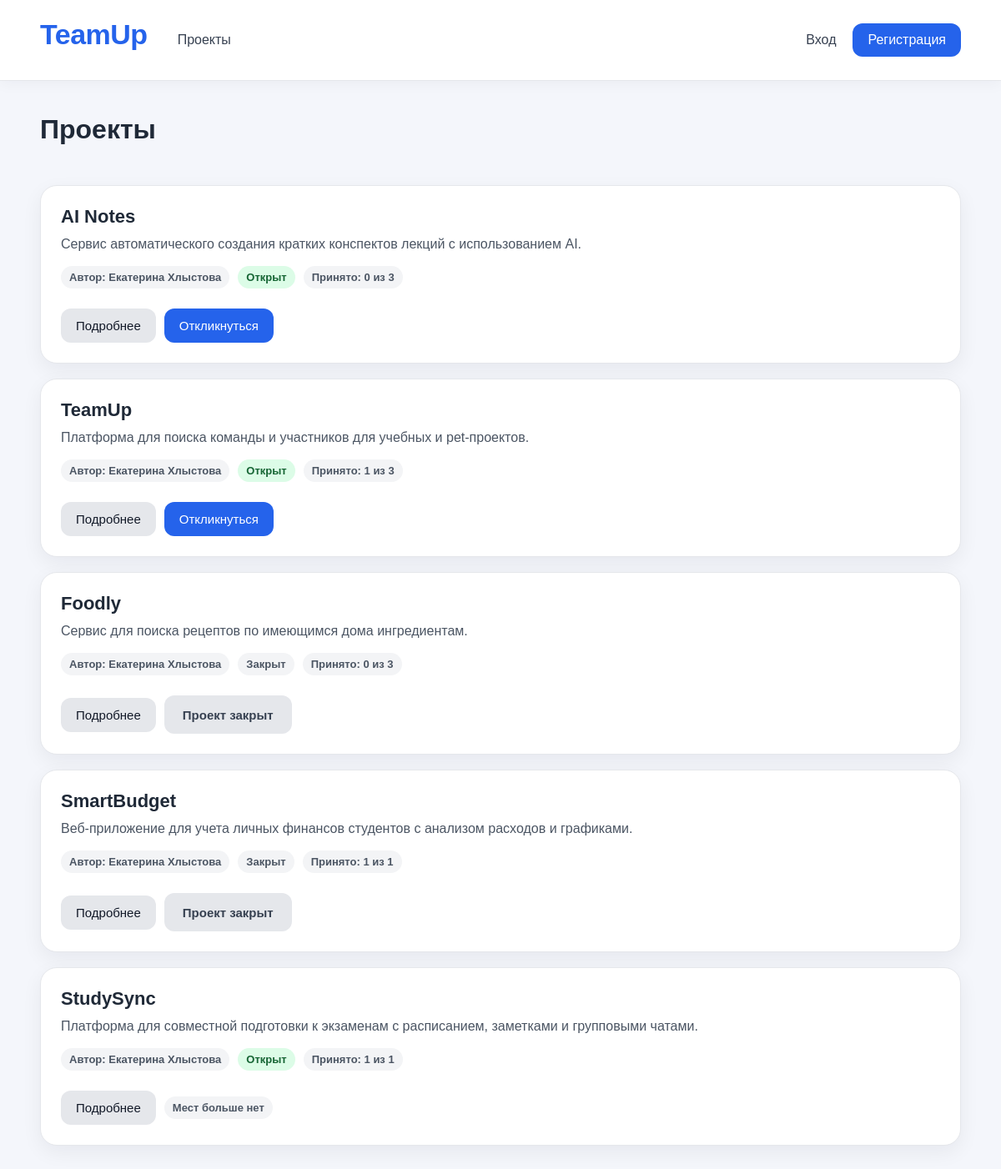
Page /projects on the earlier database version.
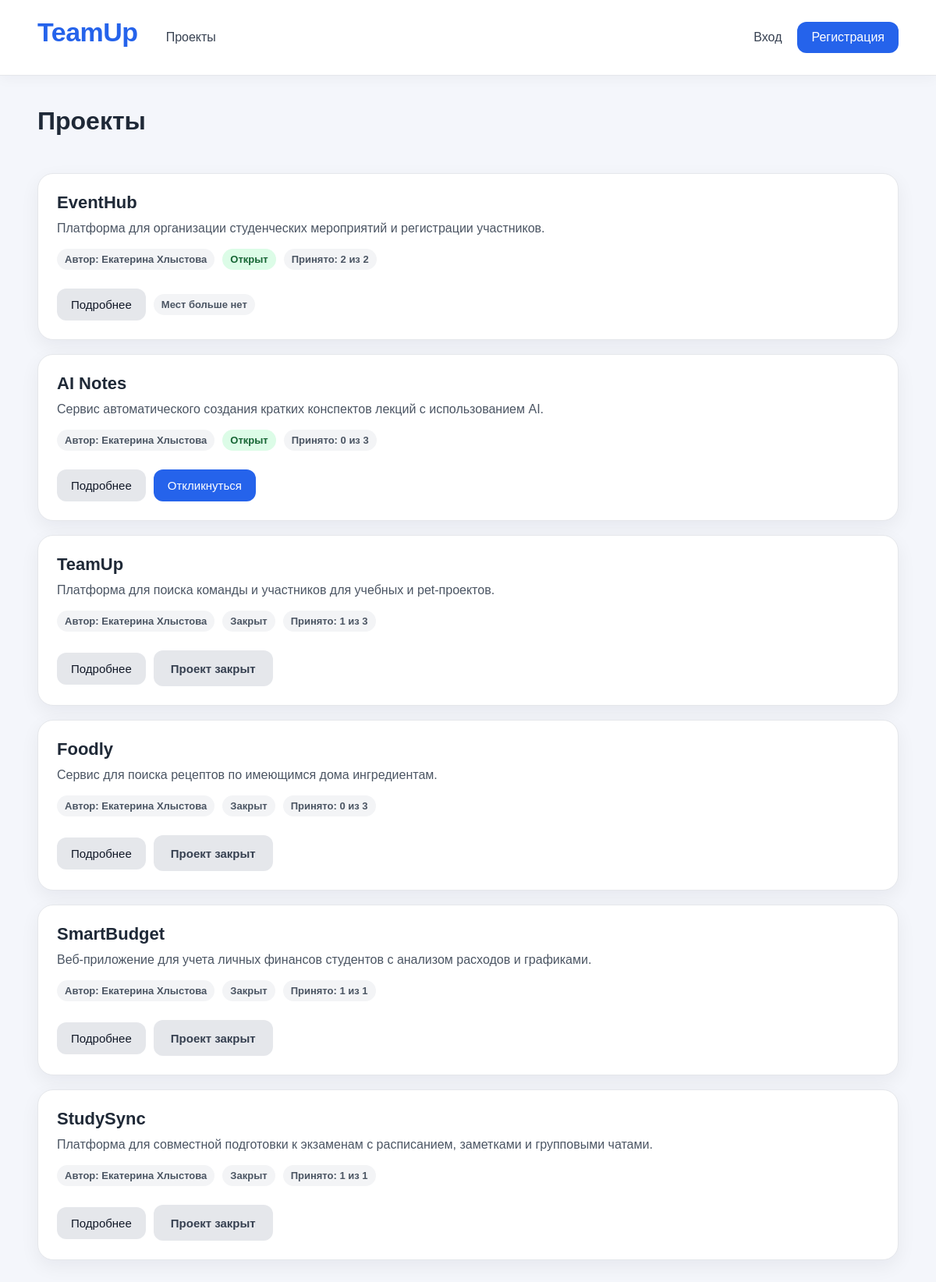
Same page on the later database version.
### app/models/project.py (models this page shows)
class Project(Base):
    __tablename__ = "projects"
    id: Mapped[int] = mapped_column(primary_key=True)
    title: Mapped[str] = mapped_column(String(255), nullable=False)
    description: Mapped[str] = mapped_column(String(1000), nullable=False)
    status: Mapped[str] = mapped_column(String(50), default="draft", nullable=False)
    max_participants: Mapped[int] = mapped_column(Integer, nullable=False, default=1)
    owner_id: Mapped[int] = mapped_column(ForeignKey("users.id"), nullable=False)
    owner = relationship("User", back_populates="projects")
    applications = relationship("Application", back_populates="project")

### app/models/user.py (models this page shows)
class User(Base):
    __tablename__ = "users"
    id: Mapped[int] = mapped_column(primary_key=True)
    first_name: Mapped[str] = mapped_column(String(255), nullable=False)
    last_name: Mapped[str] = mapped_column(String(255), nullable=False)
    email: Mapped[str] = mapped_column(String(255), unique=True, nullable=False)
    password: Mapped[str] = mapped_column(String(255), nullable=False)
    role: Mapped[str] = mapped_column(String(50), default="user", nullable=False)
    projects = relationship("Project", back_populates="owner")
    applications = relationship("Application", back_populates="user")

### app/api/projects.py (the view)
@router.get("/projects")
async def projects_list(
    request: Request,
    session: AsyncSession = Depends(get_session),
):
    project_repository = ProjectRepository(session)
    project_service = ProjectService(project_repository)
    projects = await project_service.get_all_projects()
    user_id = request.session.get("user_id")
    user_name = request.session.get("user_name")
    user_email = request.session.get("user_email")
    user_role = request.session.get("user_role")
    message = request.query_params.get("message")
    applied_project_ids = set()
    if user_id:
        application_repository = ApplicationRepository(session)
        application_service = ApplicationService(application_repository)
        applied_project_ids = (
            await application_service.get_user_project_ids_with_applications(user_id)
        )
    return templates.TemplateResponse(
        request=request,
        name="projects.html",
        context={
            "projects": projects,
            "user_id": user_id,
            "user_name": user_name,
            "user_email": user_email,
            "user_role": user_role,
            "applied_project_ids": applied_project_ids,
            "message": message,
        },
    )

### templates/projects.html (shortened to what this page needs)
{% extends "base.html" %}
{% block content %}
<div class="page-header">
    <h1 class="page-title">Проекты</h1>
</div>
{% if projects %}
    <div class="projects-grid">
        {% for project in projects %}
            <div class="card project-card">
                <div>
                    <h3>{{ project.title }}</h3>
                    <p>{{ project.description }}</p>
                </div>
                <div class="meta">
                    <span class="badge badge-muted">
                        Автор: {{ project.owner.first_name }} {{ project.owner.last_name }}
                    </span>
                    {% if project.status == "draft" %}
                        <span class="badge badge-warning">Черновик</span>
                    {% elif project.status == "open" %}
                        <span class="badge badge-success">Открыт</span>
                    {% elif project.status == "closed" %}
                        <span class="badge badge-muted">Закрыт</span>
                    {% else %}
                        <span class="badge badge-muted">{{ project.status }}</span>
                    {% endif %}
                    <span class="badge badge-muted">
                        Принято:
                        {{ project.applications | selectattr("status", "equalto", "accepted") | list | length }}
                        из
                        {{ project.max_participants }}
                    </span>
                </div>
                <div class="actions">
                    <a href="/projects/{{ project.id }}" class="button button-secondary">
                        Подробнее
                    </a>
                    {% set accepted_count = project.applications | selectattr("status", "equalto", "accepted") | list | length %}
                    {% if user_id == project.owner_id %}
                        {% if project.status == "draft" %}
                            <span class="status-label status-warning">
                                Проект ещё не открыт
                            </span>
                        {% elif project.status == "open" %}
                            <span class="status-label status-success">
                                Ваш проект открыт
                            </span>
                        {% elif project.status == "closed" %}
                            <span class="status-label status-muted">
                                Проект закрыт
                            </span>
                        {% endif %}
                    {% elif project.status == "draft" %}
                        <span class="status-label status-warning">
                            Проект ещё не открыт
                        </span>
                    {% elif project.status == "closed" %}
                        <span class="status-label status-muted">
                            Проект закрыт
                        </span>
                    {% elif project.id in applied_project_ids %}
                        <span class="status-label status-warning">
                            Вы уже откликнулись
                        </span>
                    {% elif accepted_count >= project.max_participants %}
                        <span class="badge badge-muted">
                            Мест больше нет
                        </span>
                    {% else %}
                        <form action="/projects/{{ project.id }}/apply" method="post">
                            <button class="button" type="submit">
                                Откликнуться
                            </button>
                        </form>
                    {% endif %}
                </div>
            </div>
        {% endfor %}
    </div>
{% else %}
    <div class="empty">
        Пока нет проектов.
    </div>
{% endif %}
{% endblock %}

### templates/base.html (shortened to what this page needs)
<!DOCTYPE html>
<html lang="ru">
<head>
    <link rel="stylesheet" href="/static/css/style.css">
</head>
<body>
    <header class="header">
        <div class="container header-inner">
            <a class="logo" href="/">TeamUp</a>
            <nav class="nav">
                <div class="nav-left">
                    <a href="/projects">Проекты</a>
                </div>
                <div class="nav-right">
                    {% if user_name %}
                        <a href="/logout" class="nav-exit">Выйти</a>
                    {% else %}
                        <a href="/login">Вход</a>
                        <a href="/register" class="nav-button">Регистрация</a>
                    {% endif %}
                </div>
            </nav>
        </div>
    </header>
    <main class="main">
        <div class="container">
            {% block content %}{% endblock %}
        </div>
    </main>
</body>
</html>

### static/css/style.css (style rules this page uses)
* { box-sizing: border-box; }
body { font-family: Arial, sans-serif; background: #f4f6fb; margin: 0; color: #1f2937 }
a { color: inherit; text-decoration: none; }
.container { width: min(1280px, 92%); margin: 0 auto; }
.header { background: #ffffff; border-bottom: 1px solid #e5e7eb; position: sticky; top: 0; z-index: 10; box-shadow: 0 4px 16px rgba(15, 23, 42, 0.04); }
.header-inner { min-height: 96px; display: flex; align-items: center; justify-content: space-between; gap: 36px; }
.logo { font-size: 34px; font-weight: 800; color: #2563eb; letter-spacing: -0.5px; flex-shrink: 0; line-height: 1; transform: translateY(-7px); }
.nav { flex: 1; display: flex; align-items: center; justify-content: space-between; }
.nav-left { display: flex; align-items: center; gap: 28px; }
.nav-right { display: flex; align-items: center; gap: 20px; }
.nav a { color: #374151; padding: 10px 0; line-height: 1; white-space: nowrap; transition: color 0.2s ease, transform 0.2s ease; }
.nav-button { background: #2563eb; color: white !important; padding: 12px 18px !important; border-radius: 12px; transition: background 0.2s ease, transform 0.2s ease, box-shadow 0.2s ease; }
.main { padding: 40px 0; }
.button { display: inline-block; border: none; cursor: pointer; background: #2563eb; color: white; padding: 12px 18px; border-radius: 12px; font-size: 15px; }
.button-secondary { background: #e5e7eb; color: #111827; }
.card { background: white; border: 1px solid #e5e7eb; border-radius: 20px; padding: 24px; box-shadow: 0 8px 24px rgba(15, 23, 42, 0.06); }
.card+.card { margin-top: 18px; }
.page-title { margin: 0 0 24px; font-size: 32px; }
.page-header { display: flex; align-items: center; justify-content: space-between; gap: 20px; margin-bottom: 24px; }
.project-card { display: flex; flex-direction: column; gap: 14px; }
.project-card h3 { margin: 0 0 8px; font-size: 22px; }
.project-card p { margin: 0; line-height: 1.5; color: #4b5563; }
.meta { display: flex; flex-wrap: wrap; gap: 10px; font-size: 14px; margin-bottom: 10px; }
.badge { display: inline-block; background: #eef2ff; color: #3730a3; border-radius: 999px; padding: 6px 10px; font-size: 13px; font-weight: 600; }
.badge-success { background: #dcfce7; color: #166534; }
.badge-muted { background: #f3f4f6; color: #4b5563; }
.actions { display: flex; flex-wrap: wrap; gap: 10px; margin-top: 10px; }
.status-label { display: inline-flex; align-items: center; justify-content: center; min-height: 46px; padding: 0 22px; border-radius: 12px; font-size: 15px; font-weight: 600; line-height: 1; white-space: nowrap; }
.status-muted { background: #e5e7eb; color: #374151; }
.actions { display: flex; align-items: center; flex-wrap: wrap; gap: 10px; margin-top: 0; }

Differences in the rows shown:
added Project: title "EventHub", description "Платформа для организации студенческих мероприятий и регистрации участников.", owner.first_name "Екатерина", owner.last_name "Хлыстова", status "Открыт", applications|selectattr "2", max_participants "2"
changed Project "TeamUp": status "Открыт Откликнуться" → "Закрыт Проект закрыт"
changed Project "StudySync": status "Открыт Мест больше нет" → "Закрыт Проект закрыт"
